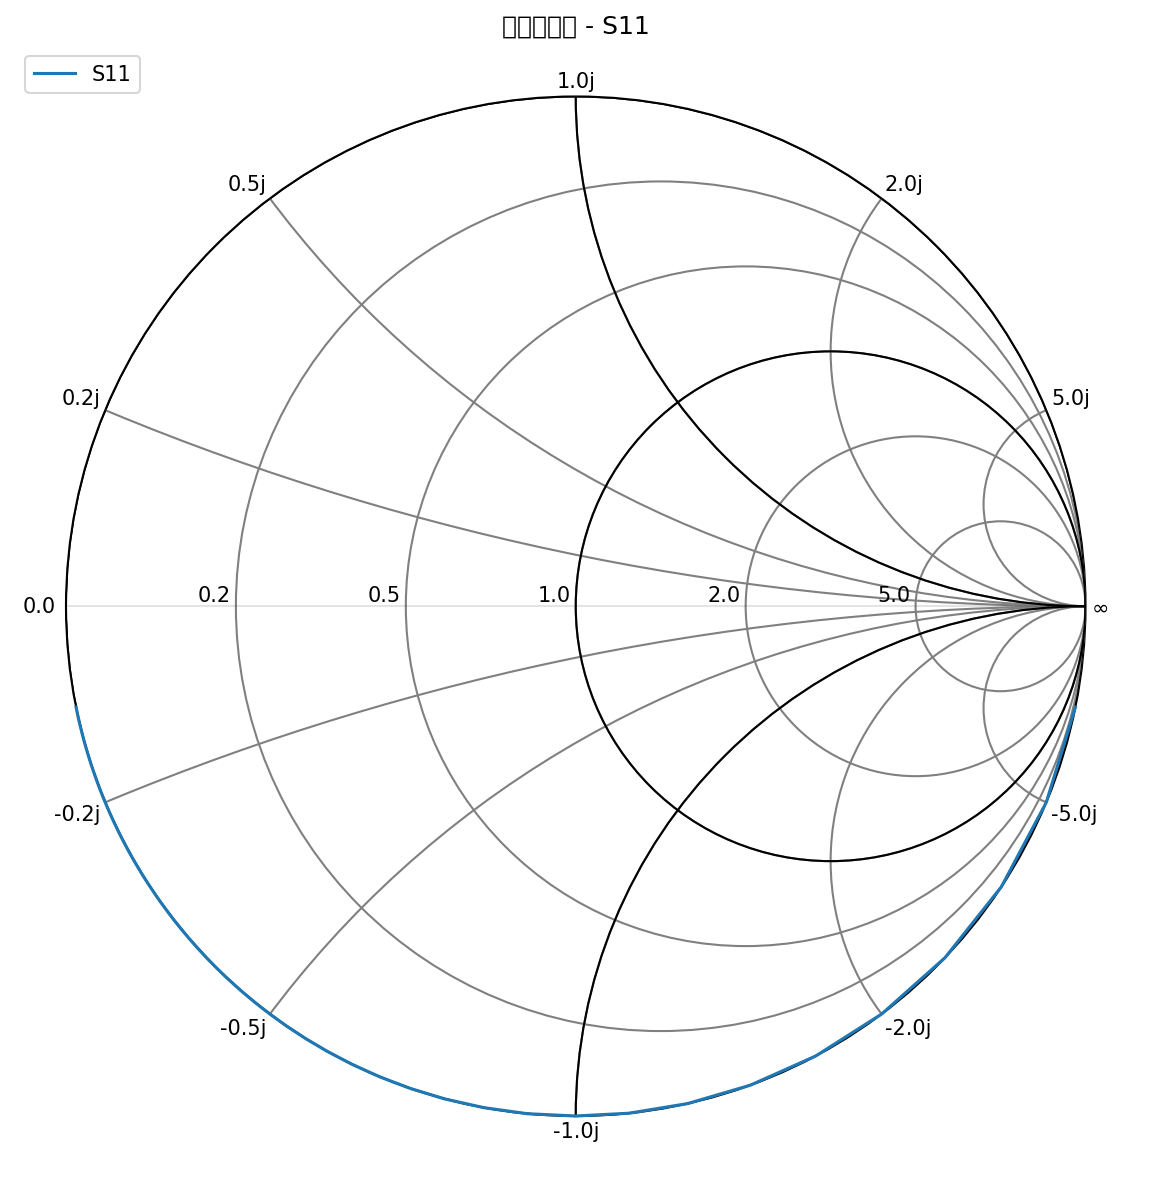

Recreate this plot in Python.
#!/usr/bin/env python3
# -*- coding: utf-8 -*-
"""
测试使用network.plot_s_smith()方法
"""

import skrf as rf
import matplotlib.pyplot as plt
import numpy as np

# 创建频率
freq = rf.Frequency(0.1, 10, 100, 'GHz')

# 创建一个简单的网络
network = rf.Network()
network.f = freq.f
network.s = np.zeros((len(freq), 1, 1), dtype=complex)

# 填充S11数据 - 简单的RC负载
for i in range(len(freq)):
    f = freq.f[i]
    # 模拟RC低通滤波器的S11
    network.s[i, 0, 0] = (1 - 1j*(f/1e9)) / (1 + 1j*(f/1e9))

# 测试不同的绘制方法
print("测试1：直接使用network.plot_s_smith()")
try:
    fig, ax = plt.subplots(figsize=(8, 8))
    network.plot_s_smith(m=0, n=0, ax=ax, draw_labels=True)
    ax.set_title("史密斯圆图 - S11")
    plt.tight_layout()
    plt.savefig("test_smith_simple.png", dpi=150, bbox_inches='tight')
    plt.close()
    print("✅ 绘制成功！")
except Exception as e:
    print(f"❌ 绘制失败：{e}")
    import traceback
    traceback.print_exc()

print("\n测试2：仅绘制史密斯圆图背景")
try:
    fig, ax = plt.subplots(figsize=(8, 8))
    rf.plotting.smith(ax=ax, draw_labels=True)
    ax.set_title("史密斯圆图背景")
    plt.tight_layout()
    plt.savefig("test_smith_background.png", dpi=150, bbox_inches='tight')
    plt.close()
    print("✅ 绘制成功！")
except Exception as e:
    print(f"❌ 绘制失败：{e}")
    import traceback
    traceback.print_exc()

print("\n测试3：手动绘制数据")
try:
    fig, ax = plt.subplots(figsize=(8, 8))
    # 绘制背景
    rf.plotting.smith(ax=ax, draw_labels=True)
    # 绘制数据
    s11 = network.s[:, 0, 0]
    ax.plot(s11.real, s11.imag, 'r-', linewidth=2, label='S11')
    ax.legend()
    ax.set_title("史密斯圆图 - 手动绘制")
    plt.tight_layout()
    plt.savefig("test_smith_manual.png", dpi=150, bbox_inches='tight')
    plt.close()
    print("✅ 绘制成功！")
except Exception as e:
    print(f"❌ 绘制失败：{e}")
    import traceback
    traceback.print_exc()
